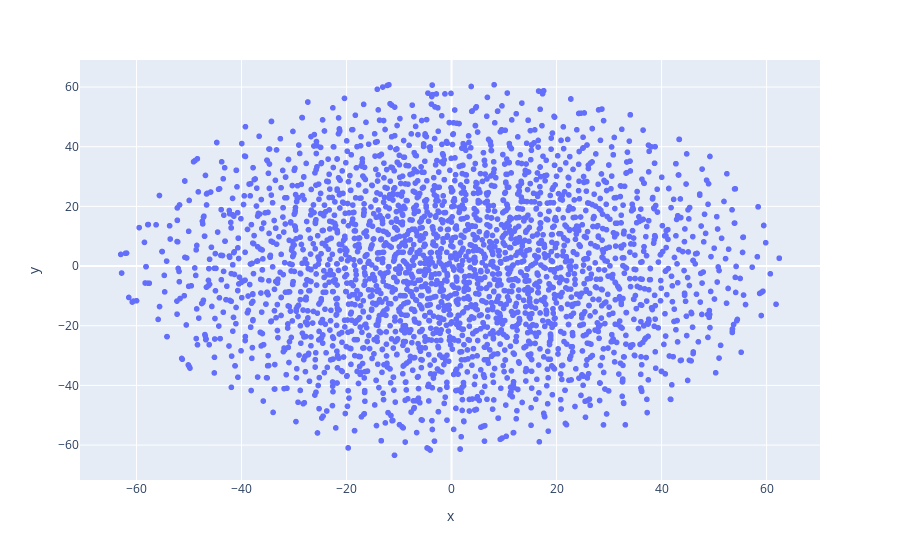

Write notebook code for a chart like this one.
### Code cell
fig = px.scatter(df, x="x", y="y", hover_data=["words"])
fig.show()

### Figure 1 — Plotly figure (JSON) as saved in the notebook; plotly's stock layout.template omitted (floating-point values rounded to 4 significant figures; data arrays with more than 128 entries replaced by an {"elided": "..."} marker saying what was removed)
{"data": [{"customdata": {"elided": "2999x1 str values"}, "hovertemplate": "x=%{x}<br>y=%{y}<br>words=%{customdata[0]}<extra></extra>", "legendgroup": "", "marker": {"color": "#636efa", "symbol": "circle"}, "mode": "markers", "name": "", "showlegend": false, "type": "scattergl", "x": {"elided": "2999 float values"}, "xaxis": "x", "y": {"elided": "2999 float values"}, "yaxis": "y"}], "layout": {"legend": {"tracegroupgap": 0}, "margin": {"t": 60}, "xaxis": {"anchor": "y", "domain": [0, 1], "title": {"text": "x"}}, "yaxis": {"anchor": "x", "domain": [0, 1], "title": {"text": "y"}}}}
